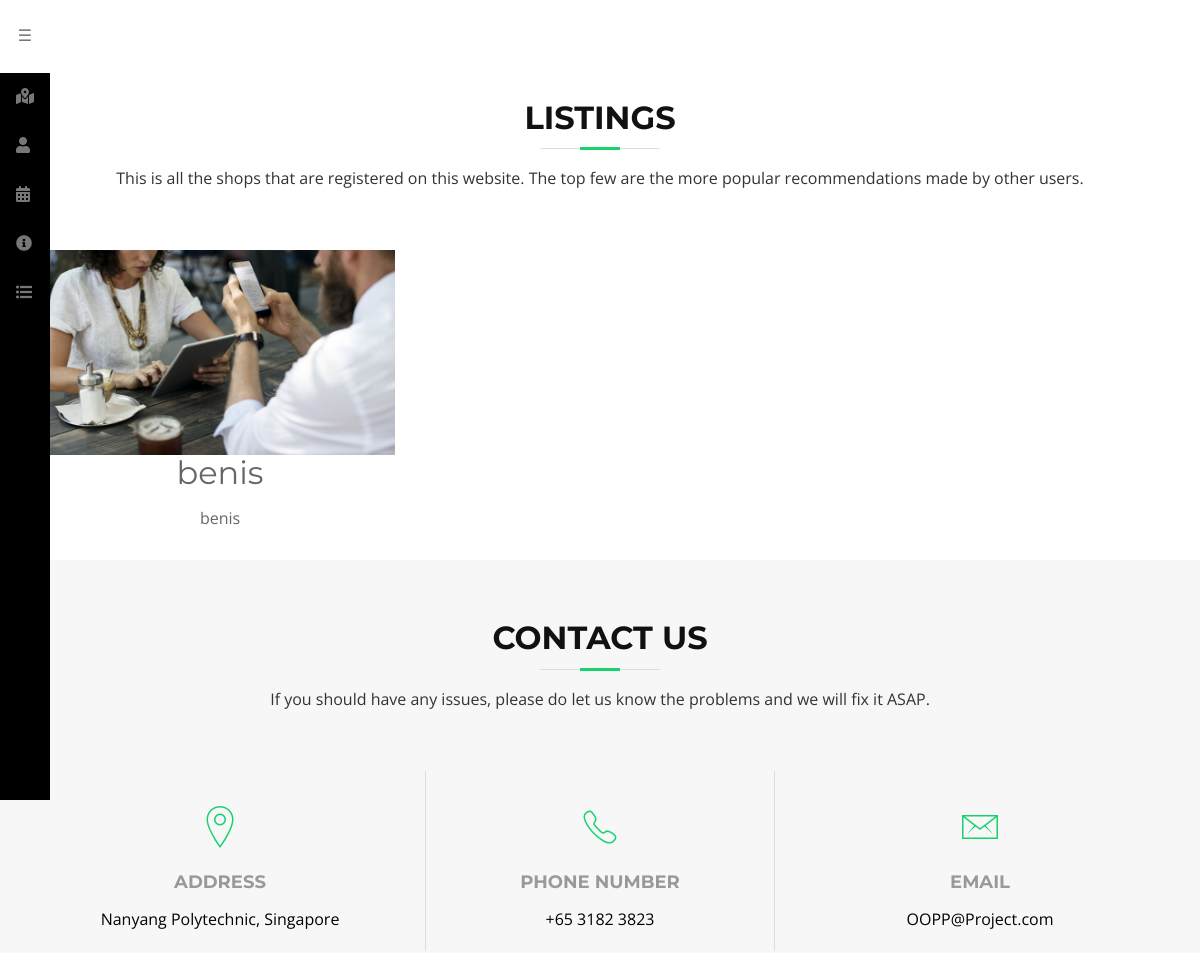
Page /listings (upper part) on the earlier database version.
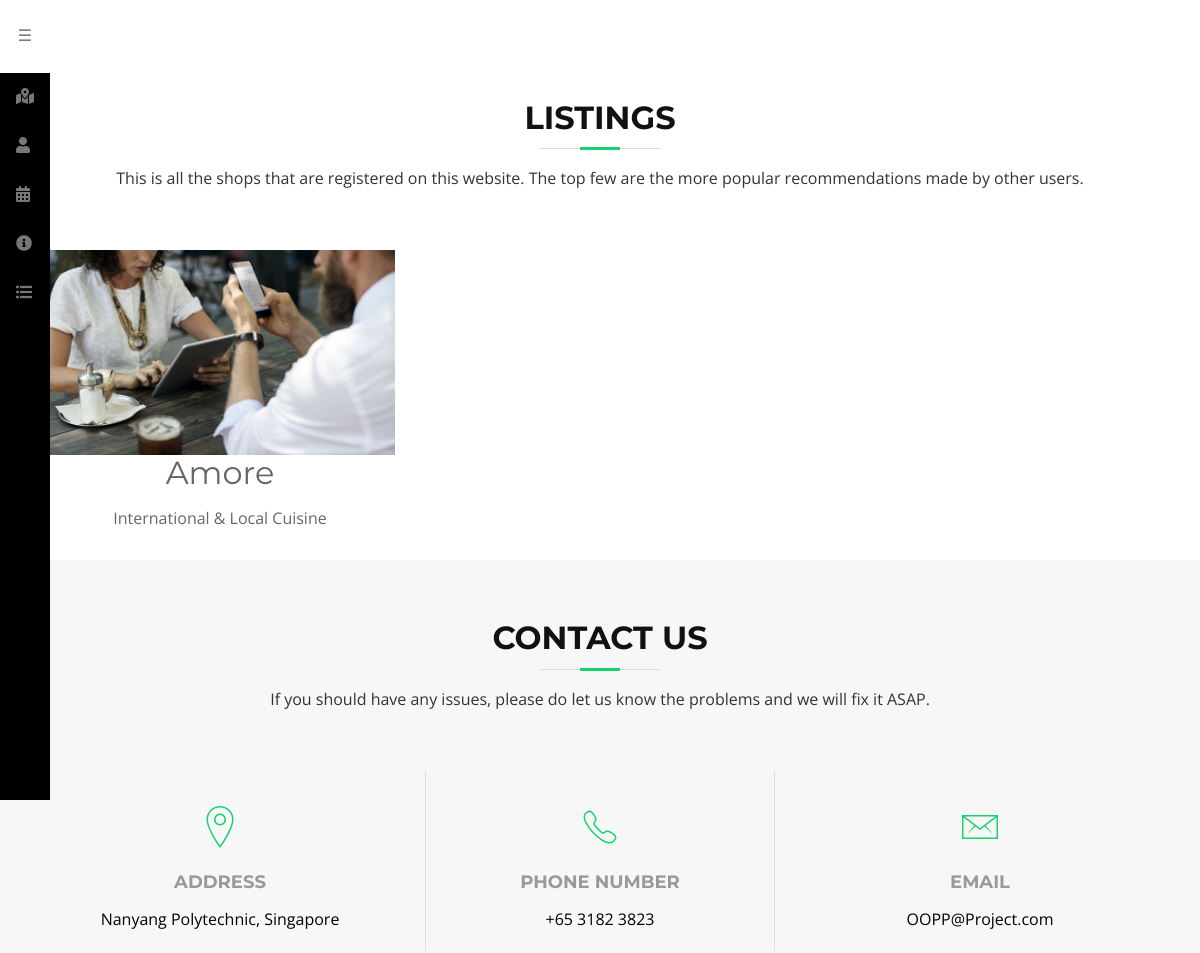
Same page on the later database version.
### app.py (models this page shows)
class Listing(db.Model):
    id = db.Column(db.Integer, primary_key=True)
    name = db.Column(db.String(15), unique=True)
    description = db.Column(db.String(500))
    hoursMon = db.Column(db.String(50))
    hoursTues = db.Column(db.String(50))
    hoursWed = db.Column(db.String(50))
    hoursThurs = db.Column(db.String(50))
    hoursFri = db.Column(db.String(50))
    hoursSat = db.Column(db.String(50))
    hoursSun = db.Column(db.String(50))
    address = db.Column(db.String(100))
    atmosphere = db.Column(db.String(25))
    paymentMode = db.Column(db.String(20))

### app.py (the view)
@app.route('/listings')
def listing():
    all_listing = Listing.query.all()
    return render_template('listings.html', list=all_listing)

### templates/listings.html (shortened to what this page needs)
<!DOCTYPE html>
<html lang="en">
<head>
  <link href="/static/bootstrap.min.css" rel="stylesheet">
  <link href="/static/font-awesome.min.css" rel="stylesheet">
  <link href="/static/animate.min.css" rel="stylesheet">
  <link href="/static/ionicons.min.css" rel="stylesheet">
  <link href="/static/owl.carousel.min.css" rel="stylesheet">
  <link href="/static/lightbox.min.css" rel="stylesheet">
  <link href="/static/create.css" rel="stylesheet">
  <link href="/static/style2.css" rel="stylesheet">
  <link rel="stylesheet" href="/static/menu.css">
<link rel="stylesheet" href="https://use.fontawesome.com/releases/v5.4.2/css/all.css">
</head>
<body>
<div class="primary-nav">
	<button href="#" class="hamburger open-panel nav-toggle">
</button>
	<nav role="navigation" class="menu">
		<div class="overflow-container">
			<ul class="menu-dropdown">
				<li><a href="/">Map</a><span class="icon"><i class="fas fa-map-marked-alt"></i></span></li>
				<li class="menu-hasdropdown">
					<a href="#">Profile</a><span class="icon"><i class="fas fa-user"></i></span>
				</li>
			<li><a href="/joinEvents">Join Events</a><span class="icon"><i class="fas fa-calendar-alt"></i></span></li>
				<li><a href="/about_us">About Us</a><span class="icon"><i class="fas fa-info-circle"></i></span></li>
				<li><a href="/listings">Listings</a><span class="icon"><i class="fas fa-list-ul"></i></span></li>
			</ul>
		</div>
	</nav>
</div>
    <section id="listings" style="padding-top: 100px;">
        <div class="container">
        <header class="section-header">
          <h3>Listings</h3>
          <p>This is all the shops that are registered on this website. The top few are the more popular recommendations made by other users.</p>
        </header>
        <div class="row about-cols">
            {% for i in list %}
                <div class="col-md-4 wow fadeInUp">
                    <div class="about-col">
                        <div class="img">
                            <a href="/listings/{{ i.name }}"><img src="/static/about-mission.jpg" alt="" class="img-fluid"></a>
                        </div>
                        <h2 class="title" style="text-align: center">{{ i.name }}</h2>
                        <p style="text-align: center">
                            {{ i.description }}
                        </p>
                    </div>
                </div>
            {% endfor %}
        </div>
        </div>
    </section>
    <section id="contact" class="section-bg wow fadeInUp">
      <div class="container">
        <div class="section-header">
          <h3>Contact Us</h3>
          <p>If you should have any issues, please do let us know the problems and we will fix it ASAP.</p>
        </div>
        <div class="row contact-info">
          <div class="col-md-4">
            <div class="contact-address">
              <i class="ion-ios-location-outline"></i>
              <h3>Address</h3>
              <address>Nanyang Polytechnic, Singapore</address>
            </div>
          </div>
          <div class="col-md-4">
            <div class="contact-phone">
              <i class="ion-ios-telephone-outline"></i>
              <h3>Phone Number</h3>
              <p>+65 3182 3823</p>
            </div>
          </div>
          <div class="col-md-4">
            <div class="contact-email">
              <i class="ion-ios-email-outline"></i>
              <h3>Email</h3>
              <p><a href="mailto:info@example.com">OOPP@Project.com</a></p>
            </div>
          </div>
        </div>
      </div>
    </section>
</body>
</html>

### static/style2.css (style rules this page uses)
body { background: #fff; color: #666666; font-family: "Open Sans", sans-serif; }
a { color: #18d26e; transition: 0.5s; }
p { padding: 0; margin: 0 0 30px 0; }
h1, h2, h3, h4, h5, h6 { font-family: "Montserrat", sans-serif; font-weight: 400; margin: 0 0 20px 0; padding: 0; }
.section-header h3 { font-size: 32px; color: #111; text-transform: uppercase; text-align: center; font-weight: 700; position: relative; padding-bottom: 15px; }
.section-header h3::before { content: ''; position: absolute; display: block; width: 120px; height: 1px; background: #ddd; bottom: 1px; left: calc(50% - 60px); }
.section-header h3::after { content: ''; position: absolute; display: block; width: 40px; height: 3px; background: #18d26e; bottom: 0; left: calc(50% - 20px); }
.section-header p { text-align: center; padding-bottom: 30px; color: #333; }
.section-bg { background: #f7f7f7; }
#contact { padding: 60px 0; }
#contact .contact-info { margin-bottom: 20px; text-align: center; }
#contact .contact-info i { font-size: 48px; display: inline-block; margin-bottom: 10px; color: #18d26e; }
#contact .contact-info address, #contact .contact-info p { margin-bottom: 0; color: #000; }
#contact .contact-info h3 { font-size: 18px; margin-bottom: 15px; font-weight: bold; text-transform: uppercase; color: #999; }
#contact .contact-info a { color: #000; }
#contact .contact-address, #contact .contact-phone, #contact .contact-email { margin-bottom: 20px; }
@media (min-width: 768px) { #contact .contact-address, #contact .contact-phone, #contact .contact-email { padding: 20px 0; } }
@media (min-width: 768px) { #contact .contact-phone { border-left: 1px solid #ddd; border-right: 1px solid #ddd; } }

### static/menu.css (style rules this page uses)
body { margin: 0; }
.primary-nav { box-sizing: border-box; font-family: 'Work Sans', sans-serif; position: fixed; z-index: 999; outline-color:black; }
.menu { position: relative; }
.menu ul { margin: 0; padding: 0; list-style: none; }
.open-panel { border: none; background-color:#fff; padding: 0; }
.hamburger { background: #fff; position: relative; display: block; text-align: center; padding: 13px 0; width: 50px; height: 72px; left: 0; top: 0; z-index: 1000; cursor: pointer; }
.hamburger:before { content:"\2630"; display: block; color: #000; line-height: 32px; font-size: 16px; }
.primary-nav .menu li { position: relative; }
.menu .icon { position: absolute; top: 12px; right: 10px; pointer-events: none; width: 24px; height: 24px; color: #fff; }
.menu, .menu a, .menu a:visited { color: #aaa; text-decoration: none!important; position: relative; }
.menu a { display: block; white-space: nowrap; padding: 1em; font-size: 14px; }
.menu { height: 100vh; }
.menu-dropdown li .icon { color: #777; }
.menu-dropdown li { text-align: left; }
.menu { position: absolute; display: block; left: -200px; top: 0; width: 250px; transition: all 0.45s cubic-bezier(0.77, 0, 0.175, 1); background-color: #000; z-index: 999; }
.menu-dropdown { top: 0; overflow-y: auto; }
.overflow-container { position: relative; height: calc(100vh - 73px)!important; overflow-y: auto; border-top: 73px solid #fff; z-index: -1; display:block; }
dfn, cite, em, i { font-style: italic; }
cite, em, i { font-style: italic; }
h1, .h1, h2, .h2, h3, .h3, h4, .h4 { margin: 0 0 0.5em 0; line-height: 1.1; }

Differences in the rows shown:
removed Listing: name "benis", description "benis"
added Listing: name "Amore", description "International & Local Cuisine"
